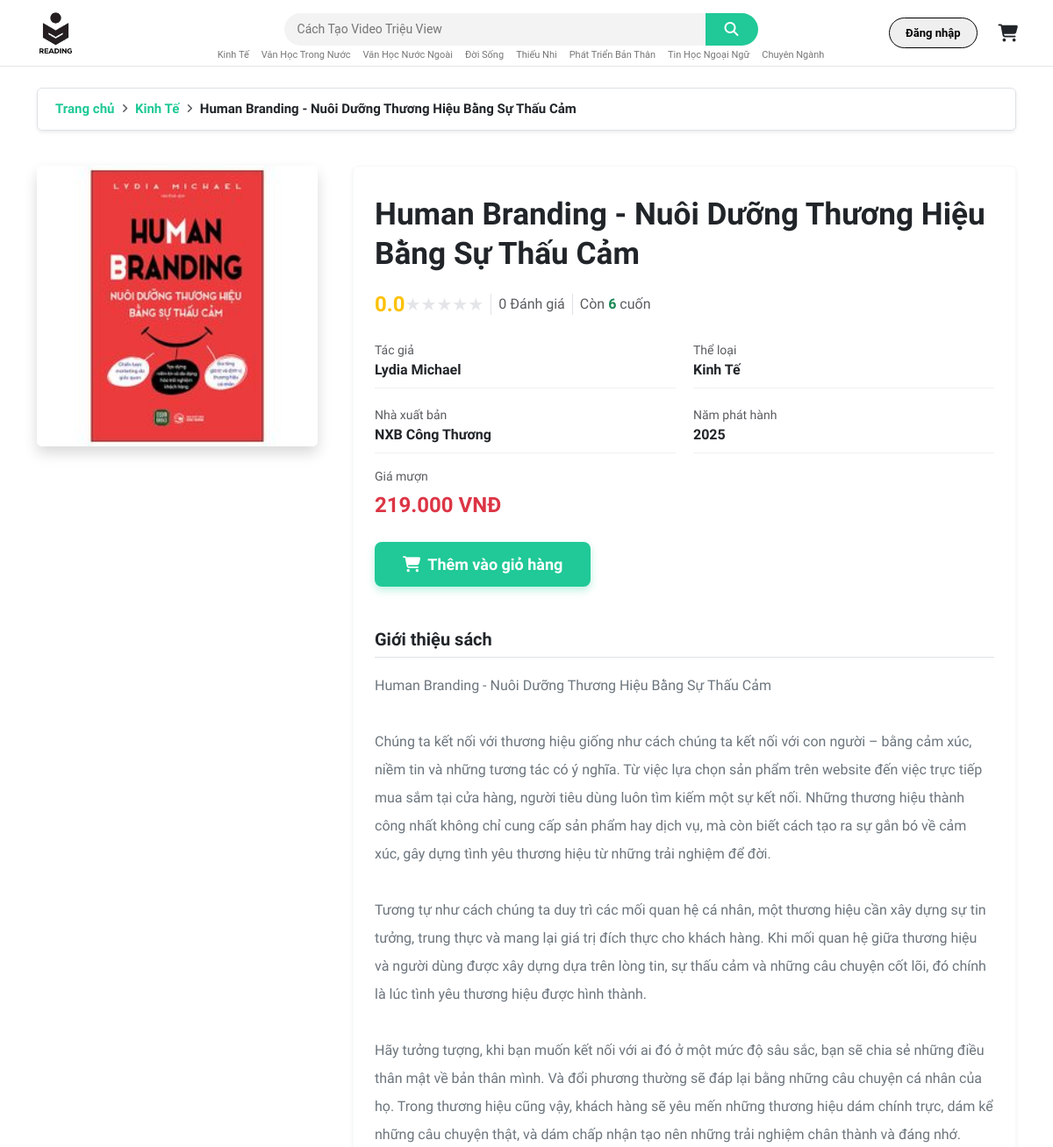
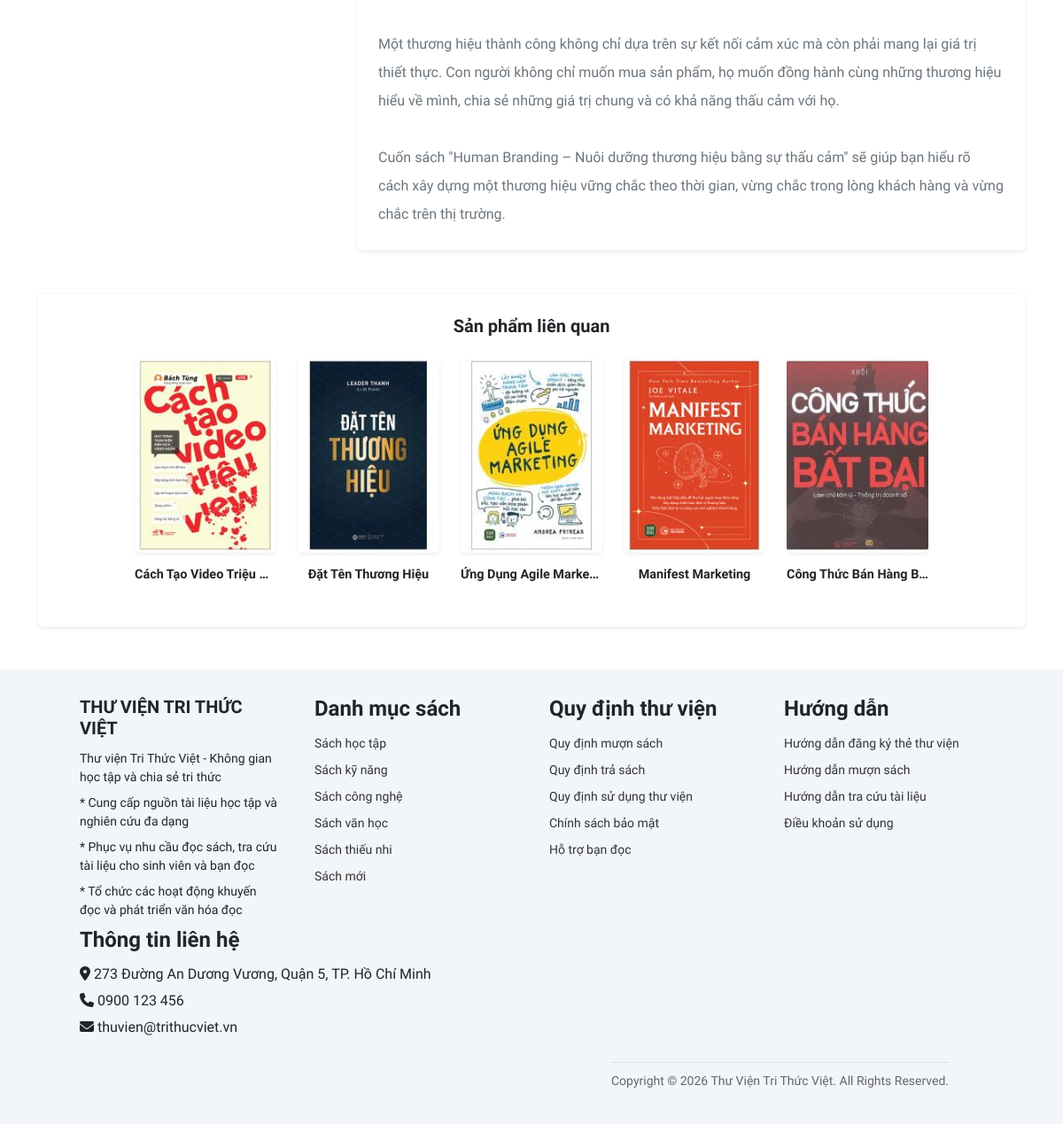
The page /index.php?page=book_detail&madausach=DS009 on the database its author committed (2 pictures, top to bottom).
### tables this page shows
CREATE TABLE `dausach` (
  `madausach` varchar(50) NOT NULL,
  `tensach` varchar(255) DEFAULT NULL,
  `namxuatban` int(11) DEFAULT NULL,
  `dongia` decimal(12,2) DEFAULT NULL,
  `matacgia` varchar(50) DEFAULT NULL,
  `matheloai` varchar(50) DEFAULT NULL,
  `manxb` varchar(50) DEFAULT NULL,
  `mota` text DEFAULT NULL,
  `anhbia` varchar(255) DEFAULT NULL
);

CREATE TABLE `theloai` (
  `matheloai` varchar(50) NOT NULL,
  `tentheloai` varchar(255) DEFAULT NULL
);

CREATE TABLE `tacgia` (
  `matacgia` varchar(50) NOT NULL,
  `tentacgia` varchar(255) DEFAULT NULL
);

CREATE TABLE `nhaxuatban` (
  `manxb` varchar(50) NOT NULL,
  `tennxb` varchar(255) DEFAULT NULL,
  `diachi` varchar(255) DEFAULT NULL,
  `sdt` varchar(20) DEFAULT NULL,
  `email` varchar(100) DEFAULT NULL
);

### layout/book_detail.php (the view, shortened to what this page needs)
<?php
$db = ConnectDB::getInstance();
$madausach = isset($_GET['madausach']) ? $_GET['madausach'] : 'DS001';
$book = null;
$related_books = [];
$error_msg = null;
$fake_ratings = [
    'DS001' => ['sao' => 4.7, 'luot' => 3],
    'DS002' => ['sao' => 5.0, 'luot' => 11],
    'DS003' => ['sao' => 4.5, 'luot' => 8]
];
$has_rating = isset($fake_ratings[$madausach]);
$sao = $has_rating ? $fake_ratings[$madausach]['sao'] : 0;
$luot = $has_rating ? $fake_ratings[$madausach]['luot'] : 0;
try {
    $conn = $db->getConnection();
    $sql_book = "SELECT
                    ds.tensach, ds.anhbia, ds.namxuatban, ds.mota, ds.dongia,
                    tg.tentacgia,
                    tl.tentheloai, tl.matheloai,
                    nxb.tennxb
                FROM DauSach ds
                LEFT JOIN TacGia tg ON ds.matacgia = tg.matacgia
                LEFT JOIN TheLoai tl ON ds.matheloai = tl.matheloai
                LEFT JOIN NhaXuatBan nxb ON ds.manxb = nxb.manxb
                WHERE ds.madausach = ?";
    $stmt_book = $conn->prepare($sql_book);
    $stmt_book->bind_param("s", $madausach);
    $stmt_book->execute();
    $result_book = $stmt_book->get_result();
    $book = $result_book->fetch_assoc();
    if ($book) {
        $matheloai = $book['matheloai'];
        $sql_stock = "SELECT COUNT(*) as soluong_con FROM cuonsach WHERE madausach = ? AND trangthai = 'SanSang'";
        $stmt_stock = $conn->prepare($sql_stock);
        $stmt_stock->bind_param("s", $madausach);
        $stmt_stock->execute();
        $stock_data = $stmt_stock->get_result()->fetch_assoc();
        $soluong_con = $stock_data ? $stock_data['soluong_con'] : 0;
        $sql_related = "SELECT * FROM DauSach WHERE matheloai = ? AND madausach != ? LIMIT 5";
        $stmt_related = $conn->prepare($sql_related);
        $stmt_related->bind_param("ss", $matheloai, $madausach);
        $stmt_related->execute();
        $result_related = $stmt_related->get_result();
        $related_books = $result_related->fetch_all(MYSQLI_ASSOC);
    }
} catch (Exception $e) {
    $error_msg = $e->getMessage();
}
?>
<link rel="stylesheet" href="/assets/css/book_detail.css">
<div class="container pt-4 pb-5 book-container">
    <?php if ($error_msg): ?>
        <div class="alert alert-danger text-center">Lỗi: <?= $error_msg ?></div>
    <?php elseif (!$book): ?>
        <div class="alert alert-warning text-center">
            <h3>Không tìm thấy cuốn sách nào có mã: <strong><?= htmlspecialchars($madausach) ?></strong></h3>
        </div>
    <?php else: ?>
        <div class="mb-4">
            <div class="border rounded bg-white d-flex align-items-center shadow-sm" style="padding: 12px 20px; font-size: 15px;">
                <a href="/index.php" class="text-decoration-none fw-semibold" style="color: #20c997;">Trang chủ</a>
                <i class="fa-solid fa-angle-right text-muted" style="margin: 0 8px; font-size: 12px;"></i>
                <a href="/index.php?page=books&loai=<?= htmlspecialchars($book['matheloai']) ?>" class="text-decoration-none fw-semibold" style="color: #20c997;">
                    <?= htmlspecialchars($book['tentheloai'] ?: 'Danh mục') ?>
                </a>
                <i class="fa-solid fa-angle-right text-muted" style="margin: 0 8px; font-size: 12px;"></i>
                <span class="text-dark fw-bold"><?= htmlspecialchars($book['tensach']) ?></span>
            </div>
        </div>
    <div class="book-details-container" style="margin-top: 40px;">
        <div class="book-cover-column">
            <img src="/assets/img/books/<?= htmlspecialchars($book['anhbia'] ?: 'demo.jpg') ?>" alt="Bìa sách" class="book-cover rounded shadow">
        </div>
        <div class="book-info-column">
            <div class="shadow-sm bg-white p-4 rounded mb-4 border border-light">
                <h1 class="book-title fw-bold text-dark"><?= htmlspecialchars($book['tensach']) ?></h1>
                <div class="average-rating-container my-3">
                    <span class="average-rating-number book-rating fs-4 fw-bold text-warning"><?= number_format($sao, 1) ?></span>
                    <span class="average-rating-stars text-warning fs-5">
                        <?php
                        for ($i = 1; $i <= 5; $i++) {
                            echo ($i <= round($sao)) ? '★' : '<span style="color: #e4e5e9;">★</span>';
                        }
                        ?>
                    </span>
                    <span class="average-rating-text text-muted ms-2 border-start ps-2"><?= $luot ?> Đánh giá</span>
                    <span class="text-muted ms-2 border-start ps-2">
                        <?php if ($soluong_con > 0): ?>
                            Còn <strong class="text-success"><?= $soluong_con ?></strong> cuốn
                        <?php else: ?>
                            <strong class="text-danger">Tạm hết sách</strong>
                        <?php endif; ?>
                    </span>
                </div>
                <div class="book-info-grid mt-4">
                    <div class="info-group">
                        <div class="lbl text-muted small">Tác giả</div>
                        <div class="val fw-bold text-dark"><?= htmlspecialchars($book['tentacgia'] ?: 'Đang cập nhật') ?></div>
                    </div>
                    <div class="info-group">
                        <div class="lbl text-muted small">Thể loại</div>
                        <div class="val fw-bold text-dark"><?= htmlspecialchars($book['tentheloai'] ?: 'Đang cập nhật') ?></div>
                    </div>
                    <div class="info-group">
                        <div class="lbl text-muted small">Nhà xuất bản</div>
                        <div class="val fw-bold text-dark"><?= htmlspecialchars($book['tennxb'] ?: 'Đang cập nhật') ?></div>
                    </div>
                    <div class="info-group">
                        <div class="lbl text-muted small">Năm phát hành</div>
                        <div class="val fw-bold text-dark"><?= htmlspecialchars($book['namxuatban'] ?: 'Đang cập nhật') ?></div>
                    </div>
                </div>
                <div class="mt-3 mb-4">
                    <div class="lbl text-muted small mb-1">Giá mượn</div>
                    <div class="val text-danger fw-bold fs-4"><?= number_format($book['dongia'], 0, ',', '.') ?> VNĐ</div>
                </div>
                <button id="btn-add-cart" data-id="<?= htmlspecialchars($madausach) ?>" class="btn-cart-custom">
                    <i class="fa-solid fa-cart-shopping me-2"></i> Thêm vào giỏ hàng
                </button>
                <div class="book-desc-section book-desc mt-5">
                    <h5 class="fw-bold border-bottom pb-2 text-dark">Giới thiệu sách</h5>
                    <div class="mt-3 text-secondary lh-lg">
                        <?= nl2br(htmlspecialchars($book['mota'] ?: 'Chưa có thông tin giới thiệu.')) ?>
                    </div>
                </div>
            </div>
        </div>
    </div>
    <?php if (!empty($related_books)): ?>
    <div class="related-books-section shadow-sm bg-white p-4 rounded mt-4 border border-light">
        <h5 class="section-title fw-bold mb-4 text-dark text-center">Sản phẩm liên quan</h5>
        <div class="book-thumbnail-grid d-flex gap-4 overflow-auto pb-2 justify-content-center">
            <?php foreach ($related_books as $related_book): ?>
            <a href="/index.php?page=book_detail&madausach=<?= htmlspecialchars($related_book['madausach']) ?>" class="book-thumbnail-card text-decoration-none text-dark flex-shrink-0" style="width: 160px; border: none; box-shadow: none;">
                <img src="/assets/img/books/<?= htmlspecialchars($related_book['anhbia'] ?: 'demo.jpg') ?>" alt="Bìa sách" class="img-fluid rounded mb-3 w-100 shadow-sm" style="height: 220px; object-fit: cover;">
                <h6 class="text-center text-truncate fw-semibold" style="max-width: 160px; font-size: 0.9rem;"><?= htmlspecialchars($related_book['tensach']) ?></h6>
            </a>
            <?php endforeach; ?>
        </div>
    </div>
    <?php endif; ?>
    <?php endif; ?>
</div>

### assets/css/books.css (style rules this page uses)
.book-cover { border-radius: 6px; overflow: hidden; }
.book-title { margin-top: 8px; font-size: 13px; color: #222; font-weight: 500; display: -webkit-box; -webkit-line-clamp: 2; -webkit-box-orient: vertical; overflow: hidden; text-align: center; }

### assets/css/login.css (style rules this page uses)
* { box-sizing: border-box; margin: 0; padding: 0; }

### assets/css/responsive.css (style rules this page uses)
img { max-width: 100% !important; height: auto; }
body, html { overflow-x: hidden; }

### assets/css/book_detail.css (style rules this page uses)
.book-details-container { display: flex; gap: 40px; align-items: flex-start; margin-top: 40px; }
.book-cover-column { flex: 0 0 320px; position: sticky; top: 85px; text-align: center; }
.book-cover-column .book-cover { width: 100%; height: auto; object-fit: cover; }
.book-info-column { flex: 1; text-align: left !important; }
.book-title { text-align: left !important; font-size: 2.2rem; line-height: 1.3; }
.average-rating-container { display: flex; align-items: center; flex-wrap: wrap; justify-content: flex-start; }
.book-info-grid { display: grid; grid-template-columns: repeat(2, 1fr); gap: 20px; }
.info-group { border-bottom: 1px solid #f0f0f0; padding-bottom: 8px; text-align: left; }
.book-desc-section h5, .book-desc-section div { text-align: left !important; }
.book-thumbnail-card { transition: transform 0.3s ease, box-shadow 0.3s ease; border-radius: 8px; padding-bottom: 10px; }
.btn-cart-custom { background-color: #20c997; color: white; border: none; padding: 12px 32px; font-weight: 900; font-size: 18px; border-radius: 8px; transition: all 0.3s ease; display: inline-flex; align-items: center; justify-content: center; min-width: 220px; cursor: pointer; box-shadow: 0 4px 10px rgba(32, 201, 151, 0.3); }

### rows shown on the page
dausach: matheloai.tentheloai "Kinh Tế", tensach "Human Branding - Nuôi Dưỡng Thương Hiệu Bằ̀ng Sự Thấu Cảm", anhbia (picture), matacgia.tentacgia "Lydia Michael", manxb.tennxb "NXB Công Thương", namxuatban "2025", dongia "219.000", mota "Human Branding - Nuôi Dưỡng Thương Hiệu Bằ̀ng Sự Thấu Cảm Chúng ta kết nối với thương hiệu giống như cách chúng ta kết nối với con người – bằng cảm xúc, niềm tin và những tương tác có ý nghĩa. Từ việc lựa chọn sản phẩm trên website đến việc trực tiếp mua sắm tại cửa hàng, người tiêu dùng luôn tìm kiếm một sự kết nối. Những thương hiệu thành công nhất không chỉ cung cấp sản phẩm hay dịch vụ, mà còn biết cách tạo ra sự gắn bó về cảm xúc, gây dựng tình yêu thương hiệu từ những trải nghiệm để đời. Tương tự như cách chúng ta duy trì các mối quan hệ cá nhân, một thương hiệu cần xây dựng sự tin tưởng, trung thực và mang lại giá trị đích thực cho khách hàng. Khi mối quan hệ giữa thương hiệu và…"
dausach: anhbia (picture), tensach "Cách Tạo Video Triệu…"
dausach: anhbia (picture), tensach "Đặt Tên Thương Hiệu"
dausach: anhbia (picture), tensach "Ứng Dụng Agile Marke…"
dausach: anhbia (picture), tensach "Manifest Marketing"
dausach: anhbia (picture), tensach "Công Thức Bán Hàng B…"

### other values the page prints
$sao "0.0"
$luot "0"
$soluong_con "6"
